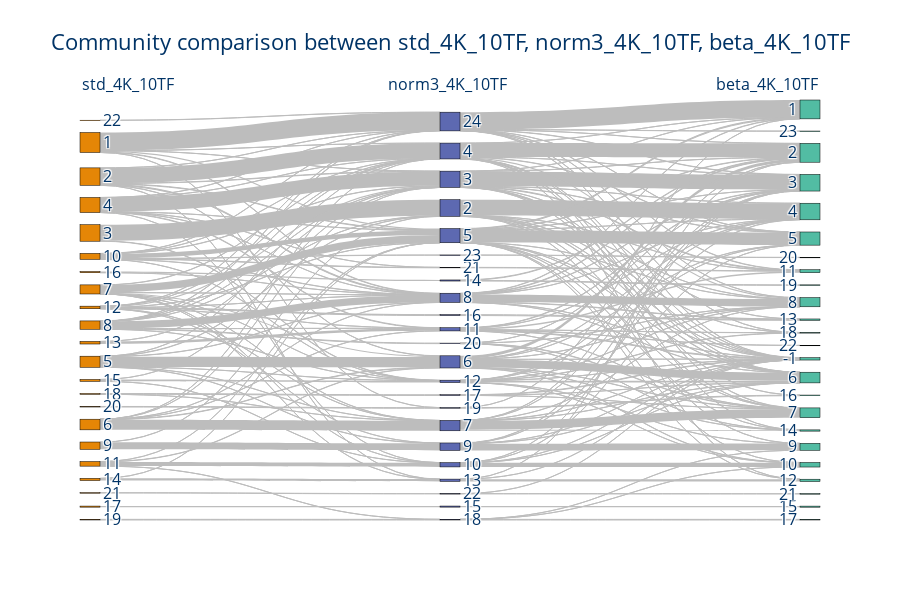

The cell this chart's notebook holds for it:
### Markdown cell above
# Comparing between experiments

Curious to see what's the difference between the 2 modifiers. If Beta is better at separating the communities.

Note: I couldn't see too much of a change when beta is applied. In fact, it feels that beta is very similar to the norm3 modifier

### Code cell
# Prep data
std_t = tum.exps["standard_4K_10TF"]
norm3_t = tum.exps["norm3_4K_10TF"]
beta_t = tum.exps["beta_4K_10TF"]

dmy_std = std_t.nodes_df.rename(columns={"Modularity Class": "std_4K_10TF"})
dmy_norm3 = norm3_t.nodes_df.rename(columns={"Modularity Class": "norm3_4K_10TF"})
dmy_beta = beta_t.nodes_df.rename(columns={"Modularity Class": "beta_4K_10TF"})

# combine data
test = pd.concat([dmy_std["std_4K_10TF"], dmy_beta["beta_4K_10TF"], dmy_norm3["norm3_4K_10TF"]], axis=1).fillna(-1)  # dmy_h3["norm3_h_5k"]], axis=1)
reoder_cols = ["std_4K_10TF", "norm3_4K_10TF", "beta_4K_10TF"]  # "norm3_h_5k"]

# plot
meta = sky.main(
    test,
    reorder_cols=reoder_cols,
    title="Community comparison between " + ", ".join(reoder_cols),
)

### Figure 1 — Plotly figure (JSON) as saved in the notebook; plotly's stock layout.template omitted (floating-point values rounded to 4 significant figures; data arrays with more than 128 entries replaced by an {"elided": "..."} marker saying what was removed)
{"data": [{"arrangement": "perpendicular", "link": {"color": "#bdbdbd", "source": {"elided": "212 int values"}, "target": {"elided": "212 int values"}, "value": {"elided": "212 int values"}}, "node": {"color": ["rgb(229, 134, 6)", "rgb(229, 134, 6)", "rgb(229, 134, 6)", "rgb(229, 134, 6)", "rgb(229, 134, 6)", "rgb(229, 134, 6)", "rgb(229, 134, 6)", "rgb(229, 134, 6)", "rgb(229, 134, 6)", "rgb(229, 134, 6)", "rgb(229, 134, 6)", "rgb(229, 134, 6)", "rgb(229, 134, 6)", "rgb(229, 134, 6)", "rgb(229, 134, 6)", "rgb(229, 134, 6)", "rgb(229, 134, 6)", "rgb(229, 134, 6)", "rgb(229, 134, 6)", "rgb(229, 134, 6)", "rgb(229, 134, 6)", "rgb(229, 134, 6)", "rgb(93, 105, 177)", "rgb(93, 105, 177)", "rgb(93, 105, 177)", "rgb(93, 105, 177)", "rgb(93, 105, 177)", "rgb(93, 105, 177)", "rgb(93, 105, 177)", "rgb(93, 105, 177)", "rgb(93, 105, 177)", "rgb(93, 105, 177)", "rgb(93, 105, 177)", "rgb(93, 105, 177)", "rgb(93, 105, 177)", "rgb(93, 105, 177)", "rgb(93, 105, 177)", "rgb(93, 105, 177)", "rgb(93, 105, 177)", "rgb(93, 105, 177)", "rgb(93, 105, 177)", "rgb(93, 105, 177)", "rgb(93, 105, 177)", "rgb(93, 105, 177)", "rgb(93, 105, 177)", "rgb(82, 188, 163)", "rgb(82, 188, 163)", "rgb(82, 188, 163)", "rgb(82, 188, 163)", "rgb(82, 188, 163)", "rgb(82, 188, 163)", "rgb(82, 188, 163)", "rgb(82, 188, 163)", "rgb(82, 188, 163)", "rgb(82, 188, 163)", "rgb(82, 188, 163)", "rgb(82, 188, 163)", "rgb(82, 188, 163)", "rgb(82, 188, 163)", "rgb(82, 188, 163)", "rgb(82, 188, 163)", "rgb(82, 188, 163)", "rgb(82, 188, 163)", "rgb(82, 188, 163)", "rgb(82, 188, 163)", "rgb(82, 188, 163)", "rgb(82, 188, 163)", "rgb(82, 188, 163)", "rgb(82, 188, 163)"], "label": [1, 2, 3, 4, 5, 6, 7, 8, 9, 10, 11, 12, 13, 14, 15, 16, 17, 18, 19, 20, 21, 22, 2, 3, 4, 5, 6, 7, 8, 9, 10, 11, 12, 13, 14, 15, 16, 17, 18, 19, 20, 21, 22, 23, 24, -1, 1, 2, 3, 4, 5, 6, 7, 8, 9, 10, 11, 12, 13, 14, 15, 16, 17, 18, 19, 20, 21, 22, 23], "line": {"color": "black", "width": 0.5}, "pad": 15, "thickness": 20}, "type": "sankey"}], "layout": {"annotations": [{"align": "left", "font": {"color": "#003366", "size": 16}, "showarrow": false, "text": "std_4K_10TF", "x": 0, "xref": "x", "y": 1.07, "yref": "paper"}, {"align": "left", "font": {"color": "#003366", "size": 16}, "showarrow": false, "text": "norm3_4K_10TF", "x": 1, "xref": "x", "y": 1.07, "yref": "paper"}, {"align": "left", "font": {"color": "#003366", "size": 16}, "showarrow": false, "text": "beta_4K_10TF", "x": 2, "xref": "x", "y": 1.07, "yref": "paper"}], "font": {"color": "#003366", "size": 16}, "height": 600, "plot_bgcolor": "rgba(0,0,0,0)", "title": {"text": "Community comparison between std_4K_10TF, norm3_4K_10TF, beta_4K_10TF"}, "xaxis": {"showgrid": false, "visible": false, "zeroline": false}, "yaxis": {"showgrid": false, "visible": false, "zeroline": false}}}
